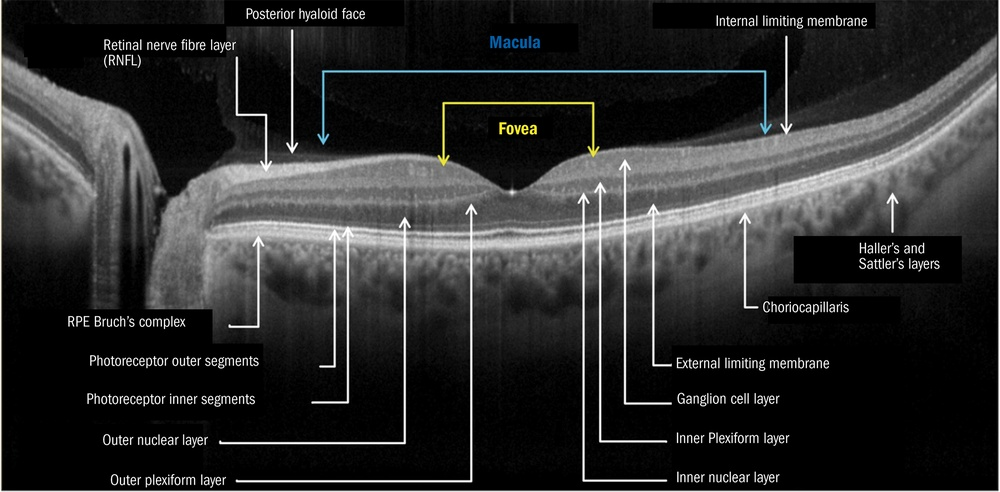
#> input picture biomarker_mapping_docs/image_99ff02.jpg, 1000 x 492 px, shrunk from 2066 x 1016 before the run
$ python -i test_compass_removal.py   (imports and definitions only)
#> lines starting #> are read from the running program, lines starting #| are printed output that depends on the picture
#> further down, picture is the input picture: shape (492, 1000, 3); mean B, G, R 44.7, 44.9, 44.7
import os
import cv2
import numpy as np

def remove_ui_compass_artifacts(img_np, bottom_margin_ratio=0.15, corner_box_ratio=0.22):
    """
    Strictly eliminates corner orientation compasses, scale boxes, and vendor logos
    from OCT B-scans while preserving 100% of the retinal tissue.

    Args:
        img_np: (C, H, W) or (H, W) array.
        bottom_margin_ratio: Fraction of height at the bottom below retina to check.
        corner_box_ratio: Size of corner regions where UI compasses sit.
    """
#> called with bottom_margin_ratio = 0.15, corner_box_ratio = 0.22
    is_ch_first = (img_np.ndim == 3 and img_np.shape[0] in [1, 3])
#> is_ch_first = False
    if is_ch_first:
        gray = img_np[0]
    else:
        gray = img_np

    if gray.dtype != np.uint8:
        gray_u8 = np.clip(gray * (255.0 if gray.max() <= 1.0 else 1.0), 0, 255).astype(np.uint8)
    else:
        gray_u8 = gray.copy()

    H, W = gray_u8.shape[:2]
#> H = 492; W = 1000

    # 1. Horizontal profile to find true retinal tissue y-extent (top and bottom of retina)
    row_means = np.mean(gray_u8, axis=1)
#> row_means = 492 rows, first 8: [25.94, 25.98, 25.99], [17.8, 17.83, 17.84], [16.26, 16.29, 16.3], [10.59, 10.62, 10.63], [10.29, 10.32, 10.33], [10.35, 10.38, 10.39], [9.84, 9.87, 9.88], [9.85, 9.87, 9.88]
    tissue_rows = np.where(row_means > 12)[0]
#> tissue_rows = 1166 values from 0 to 491

    if len(tissue_rows) > 0:
        y_min = max(0, tissue_rows[0] - 10)
#> y_min = 0
        # Retinal tissue rarely extends into the bottom 18% of the B-scan
        y_max = min(H, tissue_rows[-1] + 15)
#> y_max = 492
        # Cap y_max to prevent bottom corner compasses from pulling y_max down
        y_max = min(y_max, int(H * 0.82))
#> y_max = 403
    else:
        y_min = 0
        y_max = H

    # 2. Build strict mask
    mask = np.zeros((H, W), dtype=np.uint8)

    # Tissue band mask
    mask[y_min:y_max, :] = 255

    # 3. Explicitly zero out 4 corners where compasses/logos sit (outside tissue band)
    corner_h = int(H * corner_box_ratio)
#> corner_h = 108
    corner_w = int(W * corner_box_ratio)
#> corner_w = 220

    # Bottom-right compass box (the one in user's image!)
    mask[H - corner_h:, W - corner_w:] = 0
    # Bottom-left corner box
    mask[H - corner_h:, :corner_w] = 0
    # Top-right corner header
    mask[:int(H * 0.10), W - corner_w:] = 0
    # Top-left corner header
    mask[:int(H * 0.10), :corner_w] = 0

    # 4. Morphological tissue refinement inside mask
    _, thresh = cv2.threshold(gray_u8, 15, 255, cv2.THRESH_BINARY)
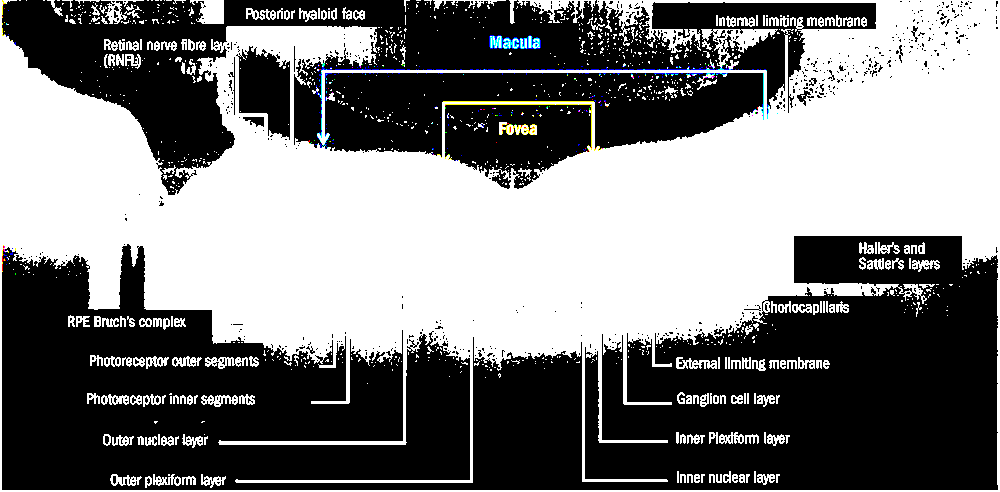
#> thresh: shape (492, 1000, 3); mean B, G, R 123.1, 123, 122.7
    tissue_mask = cv2.dilate(thresh, cv2.getStructuringElement(cv2.MORPH_ELLIPSE, (15, 15)), iterations=2)
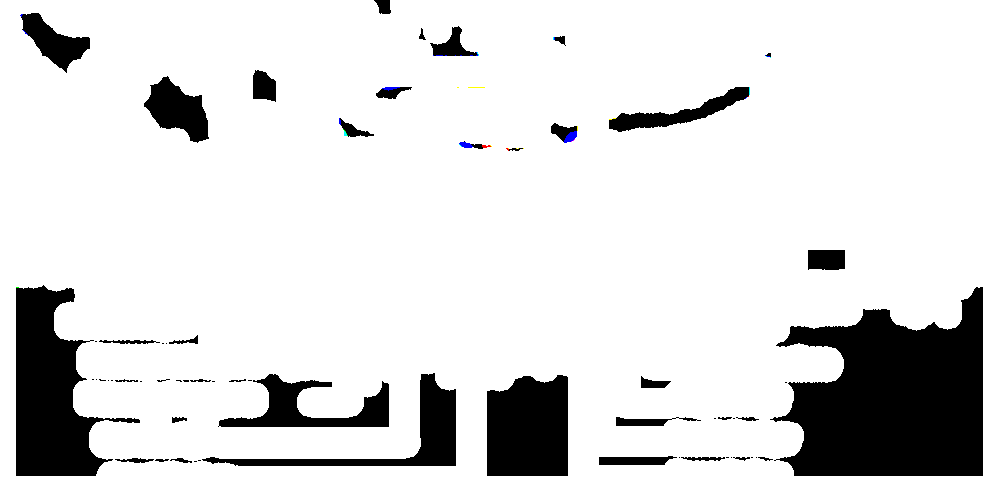
#> tissue_mask: shape (492, 1000, 3); mean B, G, R 220.4, 220.3, 220.3

#> (the run stopped early here; a loop or call above may not have finished)

$ run again, on biomarker_mapping_docs/image_9a0207.jpg
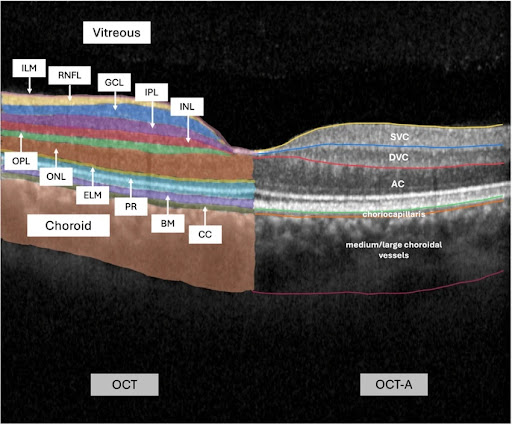
#> input picture biomarker_mapping_docs/image_9a0207.jpg, 512 x 425 px
#> picture is the input picture: shape (425, 512, 3); mean B, G, R 59, 60.3, 64.3
#> row_means = 425 rows, first 8: [220.7, 220.7, 220.7], [5.41, 5.41, 5.41], [3.21, 3.21, 3.21], [8.92, 8.92, 8.92], [9.3, 9.3, 9.3], [9.89, 9.89, 9.89], [9.6, 9.6, 9.6], [10.15, 10.15, 10.15]
#> tissue_rows = 993 values from 0 to 424
#> y_min = 0
#> in remove_ui_compass_artifacts, `y_max = min(H, tissue_rows[-1] + 15)`: y_max = 425
#> in remove_ui_compass_artifacts, `y_max = min(y_max, int(H * 0.82))`: y_max = 348
#> in remove_ui_compass_artifacts, `_, thresh = cv2.threshold(gray_u8, 15, 255, cv2.THRESH_BINARY)`:
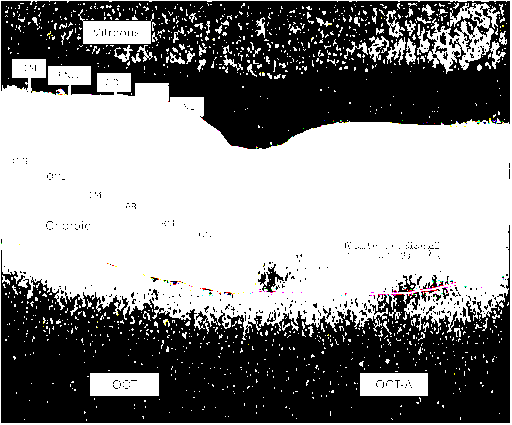
#> thresh: shape (425, 512, 3); mean B, G, R 137.3, 137.4, 137.5
#> in remove_ui_compass_artifacts, `tissue_mask = cv2.dilate(thresh, cv2.getStructuringElement(cv2.MORPH_E..`:
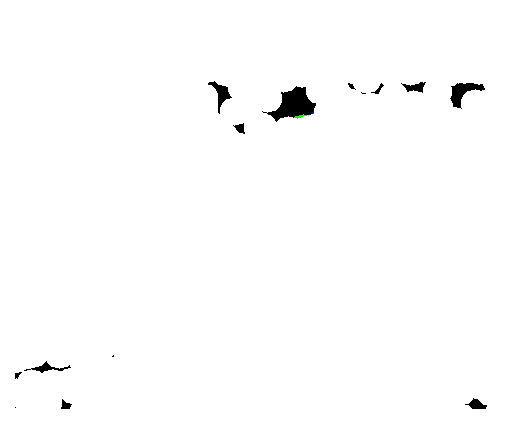
#> tissue_mask: shape (425, 512, 3); mean B, G, R 252.4, 252.4, 252.4
